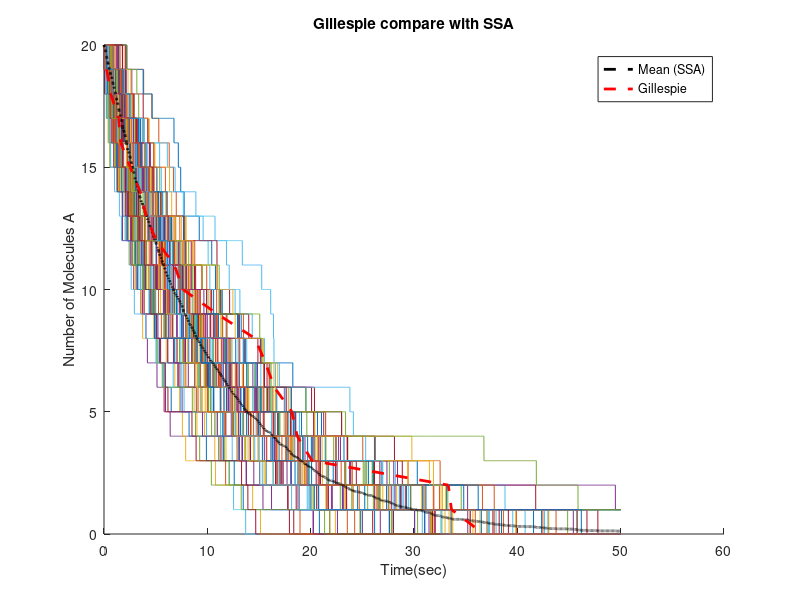

Recreate this plot in MATLAB.
clear; clc;

Nrun = 100; % num simulation
nstep = 10000; % num step
A = zeros(Nrun,nstep);
A0 = 20;
A(1:Nrun,1) = A0;
k = 0.1;
dt = 0.005;
t(1) = 0;
for i=1:Nrun
    for j=1:nstep
        if A(i,j) > 0
            if rand(1)<k*dt*A(i,j)
                A(i,j+1) = A(i,j)-1;
            else
                A(i,j+1) = A(i,j);
            end
        else
            A(i,j+1) = A(i,j);
        end
        t(j+1) = t(j)+dt;
    end
end
figure;
hold on;
plot(t, A, 'HandleVisibility', 'off');
plot(t, mean(A,1),'--k','Linewidth',2,'DisplayName','Mean (SSA)');
xlabel('Time(sec)');
ylabel('Number of Molecules A');
title('Gillespie compare with SSA');

A_gillespie = zeros(1, A0);
t_gillespie = zeros(1, A0);
A_gillespie(:,1) = A0;
A = A0;
t = 0;
i = 1;
while A > 0
    r = rand(1); % random number for time step
    tau = (1 / (A * k)) * log(1 / r); % calculate tau
    t = t + tau;
    A = A-1;
    A_gillespie(1,i) = A; % store value
    t_gillespie(1,i) = t;
    
    i = i+1;
end

plot(t_gillespie, A_gillespie,'--r','Linewidth',2,'DisplayName','Gillespie');
legend;